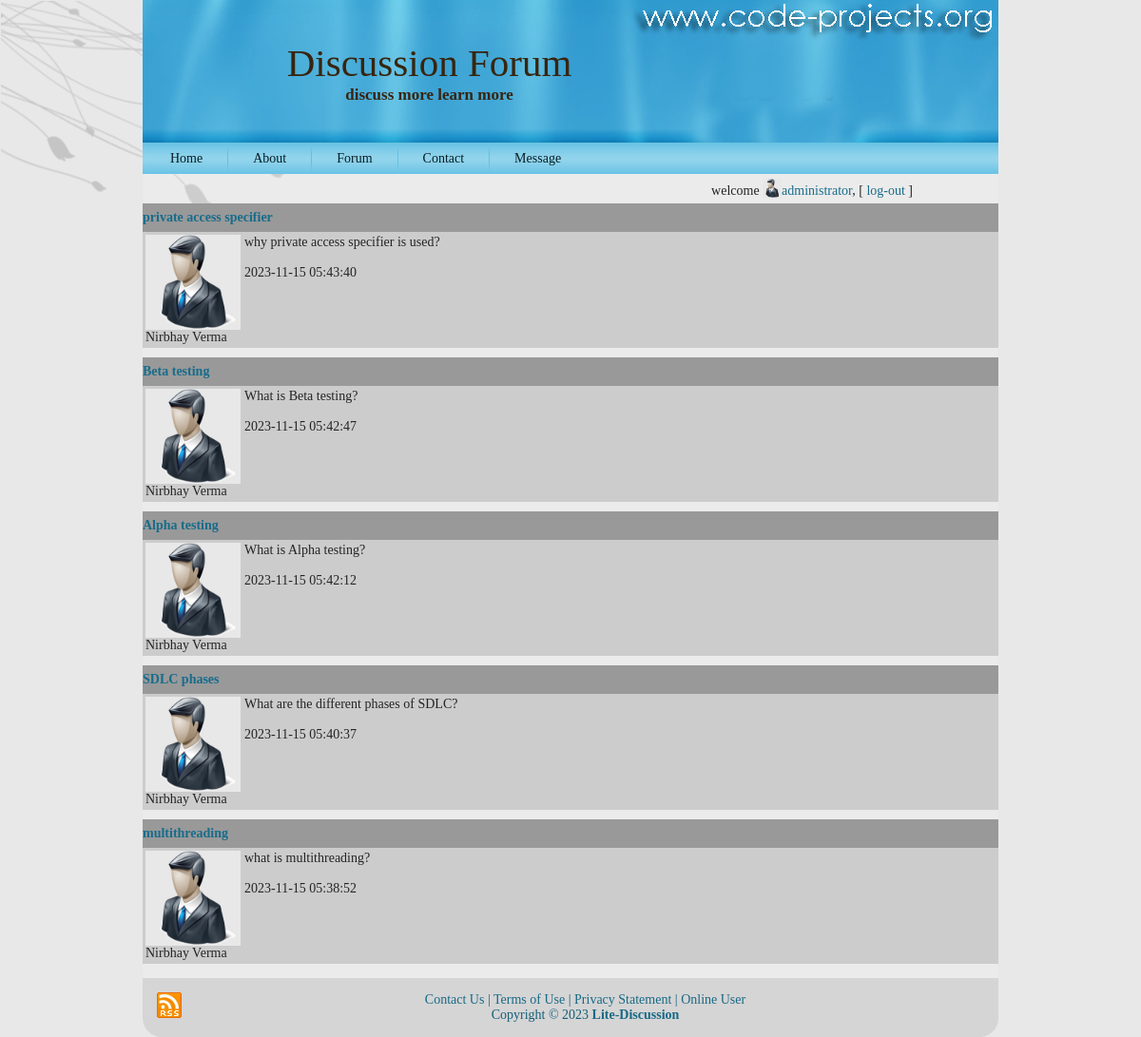
Screenshot of /uhome.php (signed in) with the database file from the repository.
### tables this page shows
CREATE TABLE `question` (
  `question_id` int(11) NOT NULL,
  `heading` varchar(50) NOT NULL,
  `question_detail` varchar(2000) NOT NULL,
  `datetime` timestamp NOT NULL DEFAULT current_timestamp(),
  `user_id` int(11) NOT NULL,
  `subtopic_id` int(11) NOT NULL,
  `views` int(11) NOT NULL
);

CREATE TABLE `user` (
  `user_id` int(11) NOT NULL,
  `country` varchar(50) NOT NULL,
  `state` varchar(50) NOT NULL,
  `address` varchar(500) NOT NULL,
  `user_type` varchar(50) NOT NULL,
  `username` varchar(50) DEFAULT NULL,
  `fullname` varchar(50) DEFAULT NULL,
  `password` varchar(50) DEFAULT NULL,
  `user_acc_active` tinyint(1) DEFAULT NULL,
  `dob` date NOT NULL,
  `e_mail` varchar(100) DEFAULT NULL,
  `gender` varchar(20) NOT NULL,
  `uimg` varchar(255) NOT NULL,
  `isuser` tinyint(1) NOT NULL
);

### uhome.php (the view, shortened to what this page needs)
<?php
require("header.php");
require("checkUser.php");
$servername = "localhost";
$username = "root";
$password = "";
$database = "tech_forum";
$conn = new mysqli($servername, $username, $password, $database);
$sql = "SELECT * FROM question, user WHERE question.user_id=user.user_id ORDER BY datetime DESC LIMIT 0,5";
$result = $conn->query($sql);
while ($row = $result->fetch_assoc()) {
    echo "<span class='box2'>";
    echo "<span class='head'><a href='questionview.php?qid={$row['question_id']}'>{$row['heading']}</a></span>";
    echo "<table>";
    echo "<tr><td valign='top' width='100px'>
            <img src='{$row['uimg']}' alt='' class='uimg'/>
            <br/>
            {$row['fullname']}
        <td valign='top'>
            {$row['question_detail']}<br/><br/>
            {$row['datetime']}<br/><br/>
        </td></tr>";
    echo "</table></span><div class='h10'></div>";
}
require("footer.php");
?>

### header.php (shortened to what this page needs)
<!DOCTYPE html PUBLIC "-//W3C//DTD XHTML 1.0 Transitional//EN" "http://www.w3.org/TR/xhtml1/DTD/xhtml1-transitional.dtd">
<html xmlns="http://www.w3.org/1999/xhtml">
<head>
    <link rel="stylesheet" href="res/style.css" type="text/css" media="screen" />
</head>
<body>
    <div id="art-main">
        <div class="art-Sheet">
            <div class="art-Sheet-body">
                <div class="art-Header">
                    <div class="art-Header-jpg"></div>
                    <div class="art-Logo">
                        <h1 id="name-text" class="art-Logo-name"><a href="#">Discussion Forum</a></h1>
                        <div id="slogan-text" class="art-Logo-text"><b>discuss more learn more</b></div>
                    </div>
                </div>
                <div class="art-nav">
                	<ul class="art-menu">
                		<li><a href="uhome.php" id="auhome"><span class="l"></span><span class="r"></span><span class="t">Home</span></a></li>
                		<li><a href="aboutus.php" id="aaboutus"><span class="l"></span><span class="r"></span><span class="t">About</span></a>
                		</li>
                		<li><a href="forum.php" id="aforum"><span class="l" ></span><span class="r"></span><span class="t">Forum</span></a>
                		<li><a href="contact.php" id="acontact"><span class="l"></span><span class="r"></span><span class="t">Contact</span></a></li>
<li><a href="messages.php" id="amessage"><span class="l"></span><span class="r"></span><span class="t">Message</span></a></li>
</ul>
                </div>

### checkUser.php (shortened to what this page needs)
<span style="text-align:right ;width:90%; display:block; margin-bottom:5px;">
	welcome <a href="uedit.php"><img src="res/images/1.jpg" class="imagedel"/><?php echo $_SESSION["fn"];
	?></a>, [ <a href="logout.php">log-out</a> ]
</span>

### footer.php
<div class="cleared"></div><div class="art-Footer">
                    <div class="art-Footer-inner">
                        <a href="#" class="art-rss-tag-icon" title="RSS"></a>
                        <div class="art-Footer-text">
                            <p><a href="contact.php">Contact Us</a> | <a href="terms.php">Terms of Use</a>
                                | <a href="prvs.php">Privacy Statement</a> | <a href="isuser.php">Online User</a><br />
                                Copyright &copy; 2023 <a href="#"><b>Lite-Discussion</b></p>
                        </div>
                    </div>
                    <div class="art-Footer-background"></div>
                </div>
            </div>
        </div>
</body>
</html>

### rows the page displays
question: heading "private access specifier", user.uimg (picture), user.fullname "Nirbhay Verma", question_detail "why private access specifier is used?", datetime "2023-11-15 05:43:40"
question: heading "Beta testing", user.uimg (picture), user.fullname "Nirbhay Verma", question_detail "What is Beta testing?", datetime "2023-11-15 05:42:47"
question: heading "Alpha testing", user.uimg (picture), user.fullname "Nirbhay Verma", question_detail "What is Alpha testing?", datetime "2023-11-15 05:42:12"
question: heading "SDLC phases", user.uimg (picture), user.fullname "Nirbhay Verma", question_detail "What are the different phases of SDLC?", datetime "2023-11-15 05:40:37"
question: heading "multithreading", user.uimg (picture), user.fullname "Nirbhay Verma", question_detail "what is multithreading?", datetime "2023-11-15 05:38:52"

### other values shown
$_SESSION["fn"] "administrator"
